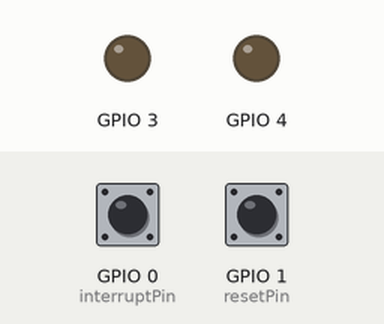
Simulated run of this sketch. Board: ESP32. Parts: output pins drawn as LEDs (lit = HIGH). The test bench sets the inputs (shaded band); at power-on: GPIO 0 (interruptPin) HIGH, GPIO 1 (resetPin) HIGH. Nothing arrives over Bluetooth unless stated; a phone connects over Bluetooth LE 3 s after start; what the sketch prints to the serial monitor is not drawn.

Above: at 1.2 s.
1.3 s: GPIO 0 (interruptPin) pulled LOW for 0.15 s
At 1.9 s:
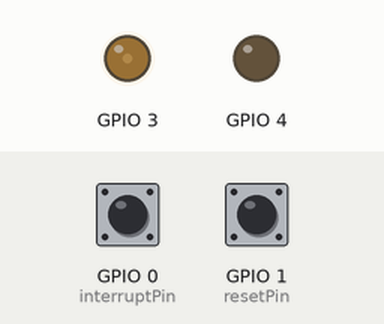
2.9 s: GPIO 0 (interruptPin) pulled LOW for 1 s
At 4.3 s:
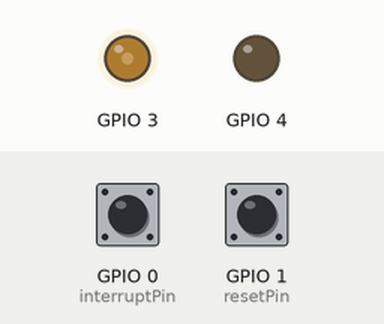
5.4 s: GPIO 1 (resetPin) pulled LOW for 0.15 s
7.0 s: GPIO 0 (interruptPin) pulled LOW for 3.2 s
At 7.5 s:
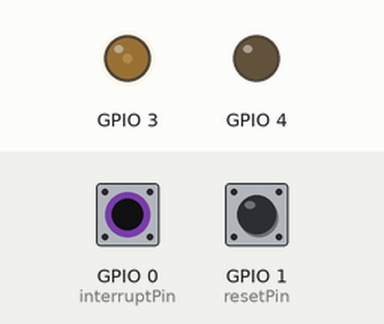
11.7 s: GPIO 0 (interruptPin) pulsed LOW 5 times (0.12 s each, 0.3 s apart)
At 13.4 s:
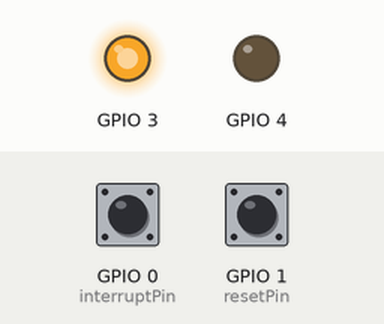
14.7 s: GPIO 0 (interruptPin) driven LOW and GPIO 1 (resetPin) driven LOW
At 16.0 s:
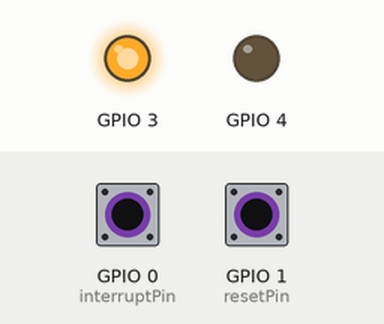
Timing chart, 0 to 17.2 s (numbered marks = the images above; inputs shaded):
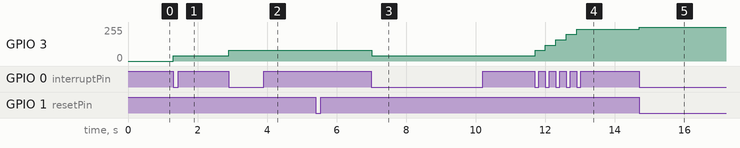

Measured:
- after the input at 1.3 s, GPIO 3: 0/255 → 40/255 at once
- after the input at 2.9 s, GPIO 3: 40/255 → 80/255 at once
- after the input at 5.4 s, every drawn part: stays the same
- after the input at 7.0 s, GPIO 3: 80/255 → 40/255 at once
- after the input at 11.7 s, GPIO 3: moves from 40/255 to 240/255 over 1.2 s, starting at once
- after the input at 14.7 s, GPIO 3: 240/255 → 255/255 at once

The sketch:

main.ino
```cpp
#include <BLEDevice.h>
#include <BLEServer.h>
#include <BLEUtils.h>
#include <BLE2902.h>

#include "MotorControl.h"


volatile bool buttonPressed = false;
volatile bool resetPressed = false;   // <-- nova interrupção

unsigned int press = 0;

const int interruptPin = 0;   // botão 1
const int resetPin = 1;       // <-- botão 2


MotorControl motor(3, 4);   // PWM_A, PWM_B

// UUIDs para o serviço e característica BLE
#define SERVICE_UUID        "6e400001-b5a3-f393-e0a9-e50e24dcca9e"
#define CHARACTERISTIC_UUID "6e400003-b5a3-f393-e0a9-e50e24dcca9e"

BLEServer *pServer = NULL;
BLECharacteristic *pCharacteristic;
bool deviceConnected = false;

// Interrupção do botão 1
void IRAM_ATTR handleInterrupt() {
  buttonPressed = true;
}

// Interrupção do botão 2 (reset)
void IRAM_ATTR handleResetInterrupt() {
  resetPressed = true;
}

// Callbacks BLE
class MyServerCallbacks : public BLEServerCallbacks {
  void onConnect(BLEServer* pServer) {
    deviceConnected = true;
    Serial.println("✅ Dispositivo BLE conectado!");
  }
  void onDisconnect(BLEServer* pServer) {
    deviceConnected = false;
    Serial.println("❌ Dispositivo BLE desconectado.");
  }
};

void setup() {
  Serial.begin(115200);
  motor.begin();// biblioteca motor.h


  // Configuração dos botões
  pinMode(interruptPin, INPUT_PULLUP);
  pinMode(resetPin, INPUT_PULLUP);

  attachInterrupt(digitalPinToInterrupt(interruptPin), handleInterrupt, FALLING);
  attachInterrupt(digitalPinToInterrupt(resetPin), handleResetInterrupt, FALLING);

  // BLE
  BLEDevice::init("ESP32_ESTESIdig");
  pServer = BLEDevice::createServer();
  pServer->setCallbacks(new MyServerCallbacks());

  BLEService *pService = pServer->createService(SERVICE_UUID);
  pCharacteristic = pService->createCharacteristic(
      CHARACTERISTIC_UUID,
      BLECharacteristic::PROPERTY_NOTIFY
  );

  pCharacteristic->addDescriptor(new BLE2902());
  pService->start();

  pServer->getAdvertising()->start();
  Serial.println("🔵 BLE pronto.");
}

void loop() {

  // Botão 1 → Contador
  if ((buttonPressed) && (press < 7)) {
    buttonPressed = false;
    press++;

    Serial.print(press);

    if (deviceConnected) {
      String msg = String(press);
      pCharacteristic->setValue(msg.c_str());
      pCharacteristic->notify();
    }

    motor.runSequence(press);

  }

  // Botão 1 → Reset automático ao chegar em 7
  else if (buttonPressed && press == 7) {
    buttonPressed = false;
    press = 0;

    Serial.println("🔄 Resetando contagem para 0");

    if (deviceConnected) {
      pCharacteristic->setValue("Press: 0");
      pCharacteristic->notify();
    }
  }

  // Botão 2 → Reset manual + mensagem "Enviado"
  if (resetPressed) {
    resetPressed = false;

    Serial.println("Enviado");

    if (deviceConnected) {
      pCharacteristic->setValue(String(press));
      pCharacteristic->setValue("Enviado");
      pCharacteristic->notify();
    }
    press = 0;
  }

  delay(50);
}
```

MotorControl.cpp
```cpp
#include "MotorControl.h"

// Construtor
MotorControl::MotorControl(int pinA, int pinB) {
  pwmPinA = pinA;
  pwmPinB = pinB;
  currentSpeed = 0;
}

// Inicialização do motor
void MotorControl::begin() {
  // Configura os pinos como saída
  pinMode(pwmPinA, OUTPUT);
  pinMode(pwmPinB, OUTPUT);

  // Para o motor inicialmente
  stop();

  Serial.println("🟢 MotorControl inicializado");
}

// Executa a sequência baseada no valor de press
void MotorControl::runSequence(int pressValue) {
  if (pressValue < 0 || pressValue > 7) {
    Serial.println("❌ Valor de press inválido. Deve ser entre 0 e 7.");
    return;
  }

  int speed = speedLevels[pressValue];
  setSpeed(speed);

  Serial.print("🎯 Press: ");
  Serial.print(pressValue);
  Serial.print(" | Velocidade: ");
  Serial.print(speed);
  Serial.print("/255 | ");

  // Feedback visual da intensidade
  for (int i = 0; i < pressValue; i++) {
    Serial.print("█");
  }
  for (int i = pressValue; i < 7; i++) {
    Serial.print("░");
  }
  Serial.println();
}

// Define a velocidade do motor (0-255)
void MotorControl::setSpeed(int speed) {
  speed = constrain(speed, 0, 255);
  currentSpeed = speed;

  if (speed == 0) {
    // Para o motor
    analogWrite(pwmPinA, 0);
    analogWrite(pwmPinB, 0);
  } else {
    // Sentido horário (PWM no pino A, pino B em LOW)
    analogWrite(pwmPinA, speed);
    digitalWrite(pwmPinB, LOW);

    // Alternativa para sentido anti-horário:
    // digitalWrite(pwmPinA, LOW);
    // analogWrite(pwmPinB, speed);
  }
}

// Para o motor completamente
void MotorControl::stop() {
  setSpeed(0);
  Serial.println("🛑 Motor parado");
}

// Retorna a velocidade atual
int MotorControl::getCurrentSpeed() {
  return currentSpeed;
}
```

MotorControl.h
```cpp
#ifndef MOTORCONTROL_H
#define MOTORCONTROL_H

#include <Arduino.h>

class MotorControl {
  private:
    int pwmPinA;
    int pwmPinB;
    int currentSpeed;

    // Configurações de velocidade baseadas no valor de press (0-7)
    const int speedLevels[8] = {0, 40, 80, 120, 160, 200, 240, 255};

  public:
    MotorControl(int pinA, int pinB);
    void begin();
    void runSequence(int pressValue);
    void setSpeed(int speed);
    void stop();
    int getCurrentSpeed();
};

#endif
```
